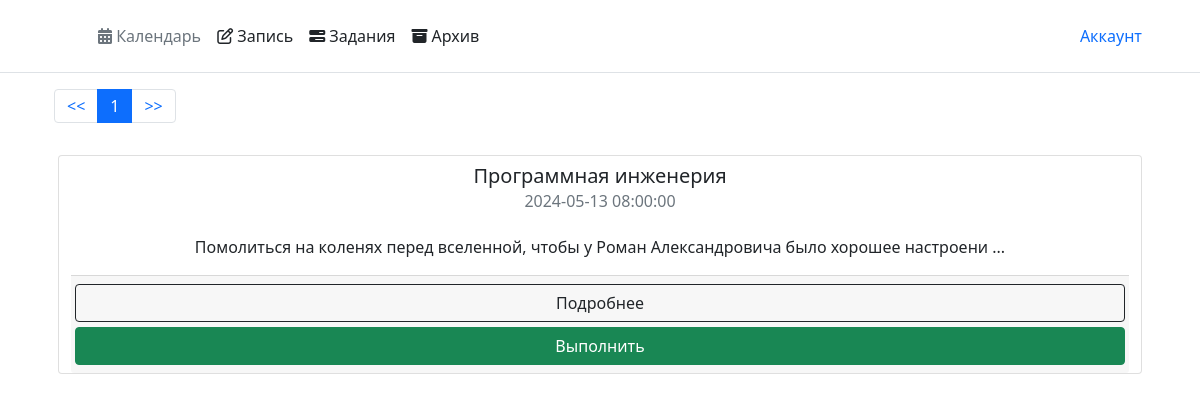
The app's page /school_schedule (signed in) with its own data.
### tables/user.py (models this page shows, shortened)
class Tables(SqlAlchemyBase):
    __tablename__ = 'homework'
    id = Column(Integer, primary_key=True, unique=True)
    owner_id = Column(Integer, ForeignKey('users.id'))
    day = Column(Date, nullable=False)
    time = Column(Time, nullable=False)
    title = Column(String, nullable=False)
    homework_text = Column(Text, nullable=True)  # Вы спросите, почему Homework_text а не просто text.
    homework_img = relationship('Image')  # Ответ прост - мы тупые
    completed = Column(Boolean, default=False)
    active = Column(Boolean, default=True)

### main.py (the view, shortened to what this page needs)
@app.route("/school_schedule", methods=["GET", "POST"])
@login_required
def school_schedule():
    form = CheckoutForm()
    n = int(request.args.get('num', 1))
    if request.method == "GET":
        return render_template(
            "school_schedule.html",
            title="Расписание",
            form=form,
            n=n,
            user=current_user,
            table=list(current_user.table.filter(Tables.completed == False))
        )

### forms/checkout.py
class CheckoutForm(FlaskForm):
    id = StringField()
    submit = SubmitField("Выполнить")
    delete = SubmitField("Удалить")

### main.py (called while the page is built)
@login_manager.user_loader
def load_user(user_id):
    db_sess = db_session.create_session()
    user = db_sess.query(User).get(user_id)
    if user.is_ban:
        return
    return user

### tables/db_session.py (called while the page is built)
def create_session() -> Session:
    global __factory
    return __factory()

### templates/school_schedule.html (shortened to what this page needs)
{% extends "main.html" %}
{% block content %}
<div class="container">
    {% if table %}
    <nav aria-label="Page navigation example">
        <ul class="pagination">
            <li class="page-item"><a class="page-link" href="/school_schedule?num=0"><<</a></li>
            {% for i in range(0, table|length, 9) %}
            {% if loop.index == n %}
            <li class="page-item active"><a class="page-link" href="#">{{ loop.index }}</a></li>
            {% else %}
            <li class="page-item"><a class="page-link" href="/school_schedule?num={{ loop.index }}">{{ loop.index }}</a>
            </li>
            {% endif %}
            {% endfor %}
            {% if table|length % 9 %}
            {% set last = table|length // 9 %}
            {% else %}
            {% set last = table|length // 9 + 1%}
            {% endif %}
            <li class="page-item"><a class="page-link" href="/school_schedule?num={{ last }}">>></a></li>
        </ul>
    </nav>
    {% set n = n - 1 %}
    {% for i in range(9 * n, 9 * (n + 1), 3) %}
    <div class="row">
        {% for j in table[i:i + 3] %}
        <div class="card col" style="margin: 1rem; width: 18rem;">
            <h5 class="card-title" style="text-align: center; margin: .5rem;">{{ j.title }}</h5>
            <h6 class="card-subtitle mb-2 text-muted" style="text-align: center;">{{ j.day }} {{ j.time }}</h6>
            <div class="card-body">
                <p class="card-text">{{ j.homework_text[0:90] }}
                    {% if j.homework_text|length > 90 %}
                    ...
                    {% endif %}
                </p>
            </div>
            <div class="card-footer">
                <div class="row">
                    <a href="/school_schedule/{{ j.id }}" target="_blank" class="btn btn-outline-dark">Подробнее</a>
                </div>
                <form method="post" class="row" style="margin-top: .3rem;">
                    {{ form.submit(class="btn btn-success") }}
                </form>
            </div>
        </div>
        {% endfor %}
    </div>
    {% endfor %}
    {% else %}
    <img src="{{ url_for('static', filename='default_img' + '/' +  'empty.png') }}"
         style="margin: 2rem; width: 55rem;"
         class="rounded mx-auto d-block">
    {% endif %}
</div>
{% endblock %}

### static/css/style.css (style rules this page uses)
.card-body { text-align: center; }
p { text-align: center; }

### records on screen
Tables: title "Программная инженерия", day "2024-05-13", time "08:00:00", homework_text "Помолиться на коленях перед вселенной, чтобы у Роман Александровича было хорошее настроени"
